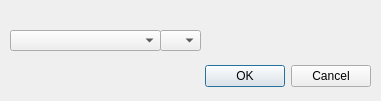
<?xml version="1.0" encoding="UTF-8"?>
<ui version="4.0">
 <class>VisibilityConditionsDialog</class>
 <widget class="QDialog" name="VisibilityConditionsDialog">
  <property name="geometry">
   <rect>
    <x>0</x>
    <y>0</y>
    <width>381</width>
    <height>101</height>
   </rect>
  </property>
  <property name="windowTitle">
   <string>Specify conditions in which choosen element must be shown</string>
  </property>
  <widget class="QDialogButtonBox" name="buttonBox">
   <property name="geometry">
    <rect>
     <x>30</x>
     <y>60</y>
     <width>341</width>
     <height>32</height>
    </rect>
   </property>
   <property name="orientation">
    <enum>Qt::Horizontal</enum>
   </property>
   <property name="standardButtons">
    <set>QDialogButtonBox::Cancel|QDialogButtonBox::Ok</set>
   </property>
  </widget>
  <widget class="QComboBox" name="propertyComboBox">
   <property name="geometry">
    <rect>
     <x>10</x>
     <y>30</y>
     <width>151</width>
     <height>21</height>
    </rect>
   </property>
  </widget>
  <widget class="VisibilityValueWidget" name="valueWidget" native="true">
   <property name="geometry">
    <rect>
     <x>200</x>
     <y>30</y>
     <width>171</width>
     <height>21</height>
    </rect>
   </property>
  </widget>
  <widget class="QComboBox" name="operatorComboBox">
   <property name="geometry">
    <rect>
     <x>160</x>
     <y>30</y>
     <width>41</width>
     <height>21</height>
    </rect>
   </property>
  </widget>
 </widget>
 <customwidgets>
  <customwidget>
   <class>VisibilityValueWidget</class>
   <extends>QWidget</extends>
   <header>elementEditor/shapeEdit/visibilityValueWidget.h</header>
   <container>1</container>
  </customwidget>
 </customwidgets>
 <resources/>
 <connections>
  <connection>
   <sender>buttonBox</sender>
   <signal>accepted()</signal>
   <receiver>VisibilityConditionsDialog</receiver>
   <slot>accept()</slot>
   <hints>
    <hint type="sourcelabel">
     <x>248</x>
     <y>254</y>
    </hint>
    <hint type="destinationlabel">
     <x>157</x>
     <y>274</y>
    </hint>
   </hints>
  </connection>
  <connection>
   <sender>buttonBox</sender>
   <signal>rejected()</signal>
   <receiver>VisibilityConditionsDialog</receiver>
   <slot>reject()</slot>
   <hints>
    <hint type="sourcelabel">
     <x>316</x>
     <y>260</y>
    </hint>
    <hint type="destinationlabel">
     <x>286</x>
     <y>274</y>
    </hint>
   </hints>
  </connection>
 </connections>
</ui>
